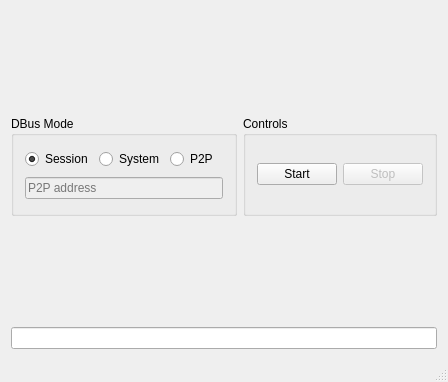
<?xml version="1.0" encoding="UTF-8"?>
<ui version="4.0">
 <class>CSwiftCoreCtrl</class>
 <widget class="BlackGui::CSystemTrayWindow" name="CSwiftCoreCtrl">
  <property name="geometry">
   <rect>
    <x>0</x>
    <y>0</y>
    <width>448</width>
    <height>382</height>
   </rect>
  </property>
  <property name="windowTitle">
   <string>swiftcorectrl</string>
  </property>
  <property name="styleSheet">
   <string notr="true"/>
  </property>
  <widget class="QWidget" name="centralwidget">
   <layout class="QGridLayout" name="gridLayout_2">
    <item row="1" column="2">
     <widget class="QGroupBox" name="gb_Controls">
      <property name="title">
       <string>Controls</string>
      </property>
      <layout class="QGridLayout" name="gridLayout">
       <item row="0" column="1">
        <widget class="QPushButton" name="pb_startCore">
         <property name="styleSheet">
          <string notr="true">/** Main window **/
QTextEdit {
  background-color: DimGray;
}</string>
         </property>
         <property name="text">
          <string>Start</string>
         </property>
        </widget>
       </item>
       <item row="0" column="2">
        <widget class="QPushButton" name="pb_stopCore">
         <property name="enabled">
          <bool>false</bool>
         </property>
         <property name="styleSheet">
          <string notr="true">/** Main window **/
QTextEdit {
  background-color: DimGray;
}</string>
         </property>
         <property name="text">
          <string>Stop</string>
         </property>
         <property name="checkable">
          <bool>false</bool>
         </property>
        </widget>
       </item>
      </layout>
     </widget>
    </item>
    <item row="0" column="0" colspan="3">
     <widget class="BlackGui::Components::CInfoBarStatusComponent" name="comp_InfoBarStatus" native="true">
      <property name="sizePolicy">
       <sizepolicy hsizetype="Preferred" vsizetype="Preferred">
        <horstretch>0</horstretch>
        <verstretch>0</verstretch>
       </sizepolicy>
      </property>
      <property name="layoutDirection">
       <enum>Qt::LeftToRight</enum>
      </property>
     </widget>
    </item>
    <item row="3" column="0" colspan="3">
     <widget class="BlackGui::Components::CLogComponent" name="comp_log" native="true"/>
    </item>
    <item row="1" column="0" colspan="2">
     <widget class="QGroupBox" name="gb_dbusMode">
      <property name="title">
       <string>DBus Mode</string>
      </property>
      <layout class="QGridLayout" name="gridLayout_3">
       <item row="0" column="0">
        <widget class="QRadioButton" name="rb_sessionBus">
         <property name="text">
          <string>Session</string>
         </property>
         <property name="checked">
          <bool>true</bool>
         </property>
        </widget>
       </item>
       <item row="0" column="2">
        <widget class="QRadioButton" name="rb_p2pBus">
         <property name="text">
          <string>P2P</string>
         </property>
        </widget>
       </item>
       <item row="0" column="1">
        <widget class="QRadioButton" name="rb_systemBus">
         <property name="text">
          <string>System</string>
         </property>
        </widget>
       </item>
       <item row="1" column="0" colspan="3">
        <widget class="QLineEdit" name="le_p2pAddress">
         <property name="enabled">
          <bool>false</bool>
         </property>
         <property name="placeholderText">
          <string>P2P address</string>
         </property>
        </widget>
       </item>
      </layout>
     </widget>
    </item>
    <item row="4" column="0" colspan="3">
     <widget class="BlackGui::CCommandInput" name="le_CommandLineInput"/>
    </item>
   </layout>
  </widget>
  <widget class="QMenuBar" name="menubar">
   <property name="geometry">
    <rect>
     <x>0</x>
     <y>0</y>
     <width>448</width>
     <height>20</height>
    </rect>
   </property>
  </widget>
  <widget class="QStatusBar" name="statusbar"/>
 </widget>
 <layoutdefault spacing="6" margin="11"/>
 <customwidgets>
  <customwidget>
   <class>BlackGui::CSystemTrayWindow</class>
   <extends>QMainWindow</extends>
   <header>blackgui/systemtraywindow.h</header>
   <container>1</container>
  </customwidget>
  <customwidget>
   <class>BlackGui::Components::CInfoBarStatusComponent</class>
   <extends>QWidget</extends>
   <header>blackgui/components/infobarstatuscomponent.h</header>
   <container>1</container>
  </customwidget>
  <customwidget>
   <class>BlackGui::Components::CLogComponent</class>
   <extends>QWidget</extends>
   <header>blackgui/components/logcomponent.h</header>
   <container>1</container>
  </customwidget>
  <customwidget>
   <class>BlackGui::CCommandInput</class>
   <extends>QLineEdit</extends>
   <header>blackgui/commandinput.h</header>
   <container>1</container>
  </customwidget>
 </customwidgets>
 <resources/>
 <connections/>
</ui>
